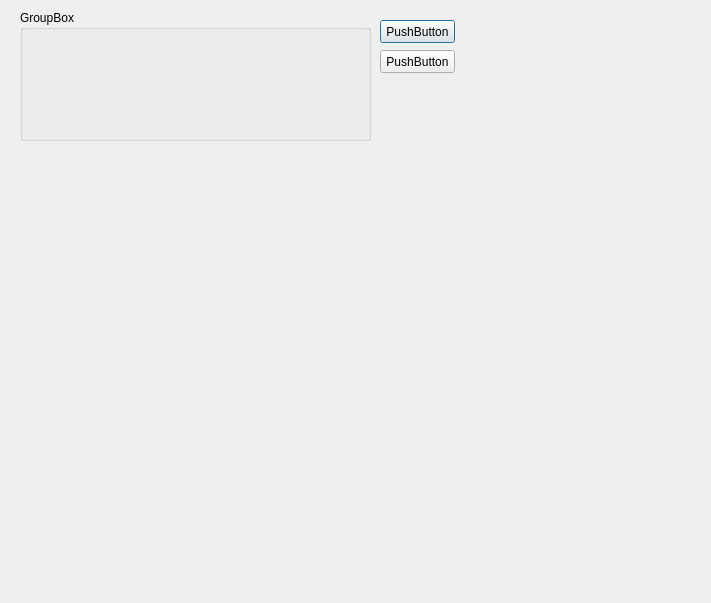
<?xml version="1.0" encoding="UTF-8"?>
<ui version="4.0">
 <class>Laser_Controller</class>
 <widget class="QDialog" name="Laser_Controller">
  <property name="geometry">
   <rect>
    <x>0</x>
    <y>0</y>
    <width>711</width>
    <height>603</height>
   </rect>
  </property>
  <property name="windowTitle">
   <string>Laser Controller</string>
  </property>
  <widget class="QPushButton" name="pushButton">
   <property name="geometry">
    <rect>
     <x>380</x>
     <y>20</y>
     <width>75</width>
     <height>23</height>
    </rect>
   </property>
   <property name="text">
    <string>PushButton</string>
   </property>
  </widget>
  <widget class="QPushButton" name="pushButton_2">
   <property name="geometry">
    <rect>
     <x>380</x>
     <y>50</y>
     <width>75</width>
     <height>23</height>
    </rect>
   </property>
   <property name="text">
    <string>PushButton</string>
   </property>
  </widget>
  <widget class="QGroupBox" name="groupBox">
   <property name="geometry">
    <rect>
     <x>20</x>
     <y>10</y>
     <width>351</width>
     <height>131</height>
    </rect>
   </property>
   <property name="title">
    <string>GroupBox</string>
   </property>
  </widget>
  <widget class="PlotWidget" name="graphWidget" native="true">
   <property name="geometry">
    <rect>
     <x>30</x>
     <y>160</y>
     <width>671</width>
     <height>211</height>
    </rect>
   </property>
  </widget>
 </widget>
 <customwidgets>
  <customwidget>
   <class>PlotWidget</class>
   <extends>QWidget</extends>
   <header>pyqtgraph</header>
   <container>1</container>
  </customwidget>
 </customwidgets>
 <resources/>
 <connections/>
</ui>
